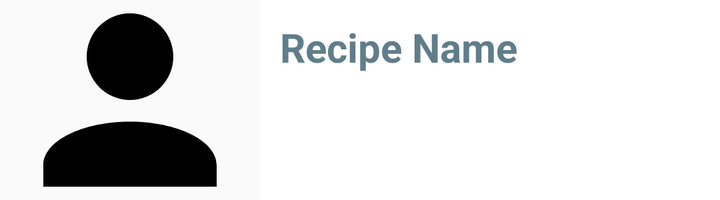
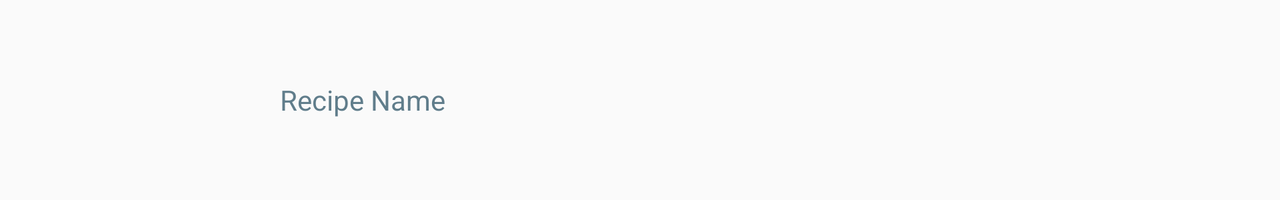

First picture: res/layout/ on a phone held upright. Second picture: the repository's own variant of that layout, on a device whose configuration matches the variant's folder. Source for both follows.
<!-- AndroidManifest.xml: application theme AppTheme -->
<!-- res/layout/recipe_list_item_drag.xml -->
<?xml version="1.0" encoding="utf-8"?>
<LinearLayout xmlns:android="http://schemas.android.com/apk/res/android"
    android:orientation="horizontal"
    android:layout_width="match_parent"
    android:layout_height="wrap_content">

    <RelativeLayout
        android:layout_width="wrap_content"
        android:layout_height="wrap_content">

        <ImageView
            android:layout_width="130dp"
            android:layout_height="100dp"
            android:id="@+id/recipeImageView"
            android:contentDescription="@string/recipeImgDesc"
            android:src="@drawable/account_settings"
            android:scaleType="centerCrop"/>

        <ImageView
            android:id="@+id/dragIcon"
            android:layout_width="30dp"
            android:layout_height="30dp"
            android:layout_alignLeft="@id/recipeImageView"
            android:layout_alignBottom="@id/recipeImageView"
            android:gravity="bottom|left"
            android:src="@drawable/ic_reorder_white_24dp"/>

    </RelativeLayout>

    <LinearLayout
        android:orientation="vertical"
        android:layout_width="match_parent"
        android:background="#ffffff"
        android:layout_height="match_parent"
        android:padding="10dp">

        <TextView
            android:id="@+id/recipeNameTextView"
            android:layout_width="wrap_content"
            android:layout_height="wrap_content"
            android:textSize="20sp"
            android:textStyle="bold"
            android:text="@string/recipeName"
            android:textColor="@color/colorPrimary"/>


    </LinearLayout>
</LinearLayout>
<!-- resources referenced by this layout -->
<resources>
  <color name="colorPrimary">#607D8B</color>
  <!-- drawable account_settings (drawable) -->
  <vector xmlns:android="http://schemas.android.com/apk/res/android"
      android:height="24dp"
      android:width="24dp"
      android:viewportWidth="24"
      android:viewportHeight="24">
      <path android:fillColor="#000000" android:pathData="M12,4A4,4 0 0,1 16,8A4,4 0 0,1 12,12A4,4 0 0,1 8,8A4,4 0 0,1 12,4M12,14C16.42,14 20,15.79 20,18V20H4V18C4,15.79 7.58,14 12,14M7,22H9V24H7V22M11,22H13V24H11V22M15,22H17V24H15V22Z" />
  </vector>
  <string name="recipeImgDesc">Image of finished recipe</string>
  <string name="recipeName">Recipe Name</string>
  <style name="AppTheme" parent="Theme.AppCompat.Light.DarkActionBar">
          
          <item name="colorPrimary">@color/colorPrimary</item>
          <item name="colorPrimaryDark">@color/colorPrimaryDark</item>
          <item name="colorAccent">@color/colorAccent</item>
      </style>
  <color name="colorPrimaryDark">#455A64</color>
  <color name="colorAccent">#9E9E9E</color>
</resources>
<!-- res/layout-land/recipe_list_item_drag.xml (the repository's variant of the layout above) -->
<!-- drawn on the phone turned sideways -->
<?xml version="1.0" encoding="utf-8"?>
<LinearLayout xmlns:android="http://schemas.android.com/apk/res/android"
    android:orientation="horizontal"
    android:layout_width="match_parent"
    android:layout_height="wrap_content">

    <RelativeLayout xmlns:android="http://schemas.android.com/apk/res/android"
        android:layout_width="wrap_content"
        android:layout_height="wrap_content" >

        <ImageView
            android:layout_width="130dp"
            android:layout_height="100dp"
            android:id="@+id/recipeImageView"
            android:scaleType="centerCrop"/>

        <ImageView
            android:id="@+id/dragIcon"
            android:layout_width="30dp"
            android:layout_height="30dp"
            android:gravity="bottom|left"
            android:src="@drawable/ic_reorder_white_24dp" />

    </RelativeLayout>

    <LinearLayout
        android:orientation="vertical"
        android:layout_width="match_parent"
        android:layout_height="match_parent"
        android:gravity="center_vertical"
        android:padding="10dp">

        <TextView
            android:layout_width="wrap_content"
            android:layout_height="wrap_content"
            android:id="@+id/recipeNameTextView"
            android:textSize="14sp"
            android:text="@string/recipeName"
            android:textColor="@color/colorPrimary"/>


    </LinearLayout>
</LinearLayout>
<!-- resources referenced by the variant -->
<!-- as the phone turned sideways resolves them -->
<resources>
  <color name="colorPrimary">#607D8B</color>
  <string name="recipeName">Recipe Name</string>
  <style name="AppTheme" parent="Theme.AppCompat.Light.DarkActionBar">
          
          <item name="colorPrimary">@color/colorPrimary</item>
          <item name="colorPrimaryDark">@color/colorPrimaryDark</item>
          <item name="colorAccent">@color/colorAccent</item>
      </style>
  <color name="colorPrimaryDark">#455A64</color>
  <color name="colorAccent">#9E9E9E</color>
</resources>
